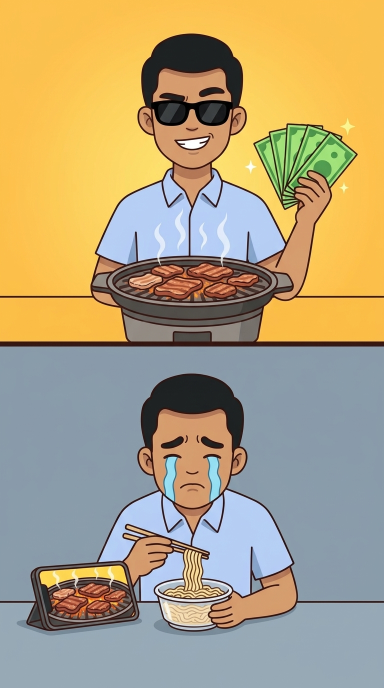
#> input picture topic1_scenes/scene_00_hook.jpg, 768 x 1376 px (shown at 1/2 size)
$ python -i animate_topic1_scenes.py   (imports and definitions only)
#> lines starting #> are read from the running program, lines starting #| are printed output that depends on the picture
"""
Topic 1: Image-to-Video Per-Scene 2D Motion Animator
Generates 13 lively, dynamic 2D motion-graphics MP4 clips in topic1_scenes/clips/
from the 13 scene images in topic1_scenes/, with per-scene cartoon physics & FX
synced to each scene's beats (steam, sparkles, QR scan flash, comic speed lines,
hearts, falling tears, red phone glow, arcing coins, lightbulb burst, shakes).

Usage:
  .venv/bin/python animate_topic1_scenes.py          # render missing clips
  .venv/bin/python animate_topic1_scenes.py --force  # re-render all 13 clips
"""

from __future__ import annotations

import argparse
import json
import math
import shutil
import subprocess
from pathlib import Path
from typing import Tuple

import cv2
import numpy as np
from PIL import Image

W, H = 1080, 1920
FPS = 30
SCENE_DIR = Path("topic1_scenes")
CLIPS_DIR = SCENE_DIR / "clips"
MANIFEST_PATH = SCENE_DIR / "topic1_prompts.json"
FFMPEG = shutil.which("ffmpeg") or "/opt/homebrew/bin/ffmpeg"


def load_oversampled(img_path: Path, scale_factor: float = 1.22) -> np.ndarray:
#> called with img_path = 'topic1_scenes/scene_00_hook.jpg', scale_factor = 1.22
    im = Image.open(img_path).convert("RGB")
#> im is the input picture: PIL image 768x1376 RGB; mean R, G, B 176.5, 161.2, 126.2
    tw, th = int(W * scale_factor), int(H * scale_factor)
    sw, sh = im.size
#> sw = 768; sh = 1376
    sc = max(tw / sw, th / sh)
#> sc = 1.71
    nw, nh = int(round(sw * sc)), int(round(sh * sc))
#> nw = 1317; nh = 2360
    im = im.resize((nw, nh), Image.Resampling.LANCZOS)
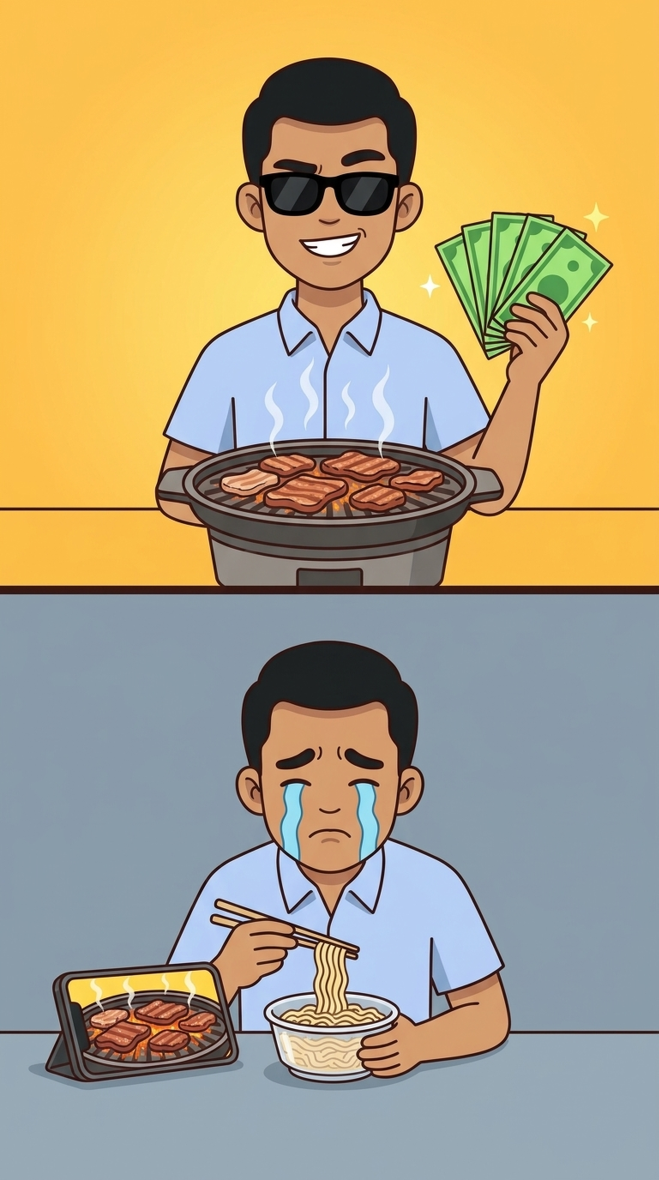
#> im: PIL image 1317x2360 RGB (shown at 1/2 size); mean R, G, B 176.5, 161.2, 126.3
    left = (nw - tw) // 2
#> left = 0
    top = (nh - th) // 2
#> top = 9
    return np.asarray(im.crop((left, top, left + tw, top + th)), dtype=np.uint8)
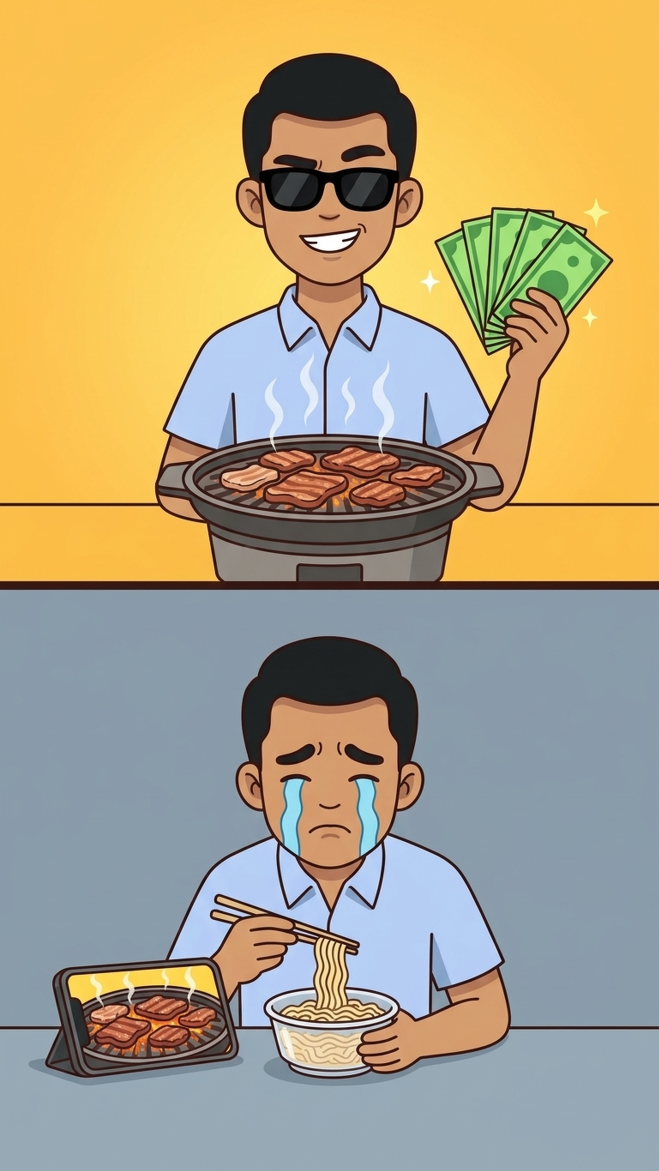
#> returned value: shape (2342, 1317, 3) (shown at 1/2 size); mean of channels 0, 1, 2 176.3, 161, 126.2; drawn as R, G, B


# [351 lines left out: functions crop_camera, draw_sparkle, draw_steam_wisp, draw_radial_glow, draw_heart, draw_teardrop and 5 more, not called in this run]


# [2 lines not run here, left out]

>>> result = load_oversampled('topic1_scenes/scene_00_hook.jpg')

$ run again, on topic1_scenes/scene_03_day12_shock.jpg
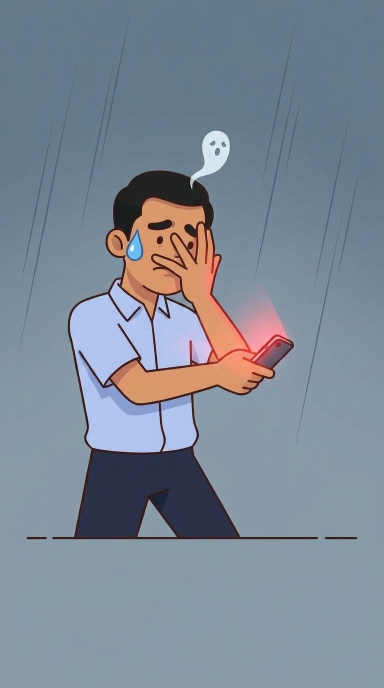
#> input picture topic1_scenes/scene_03_day12_shock.jpg, 768 x 1376 px (shown at 1/2 size)
#> in load_oversampled, im is the input picture: PIL image 768x1376 RGB; mean R, G, B 124.3, 136.6, 150.8
#> im: PIL image 1317x2360 RGB
#> in load_oversampled, `return np.asarray(im.crop((left, top, left + tw, top + th)), dtype=np...`:
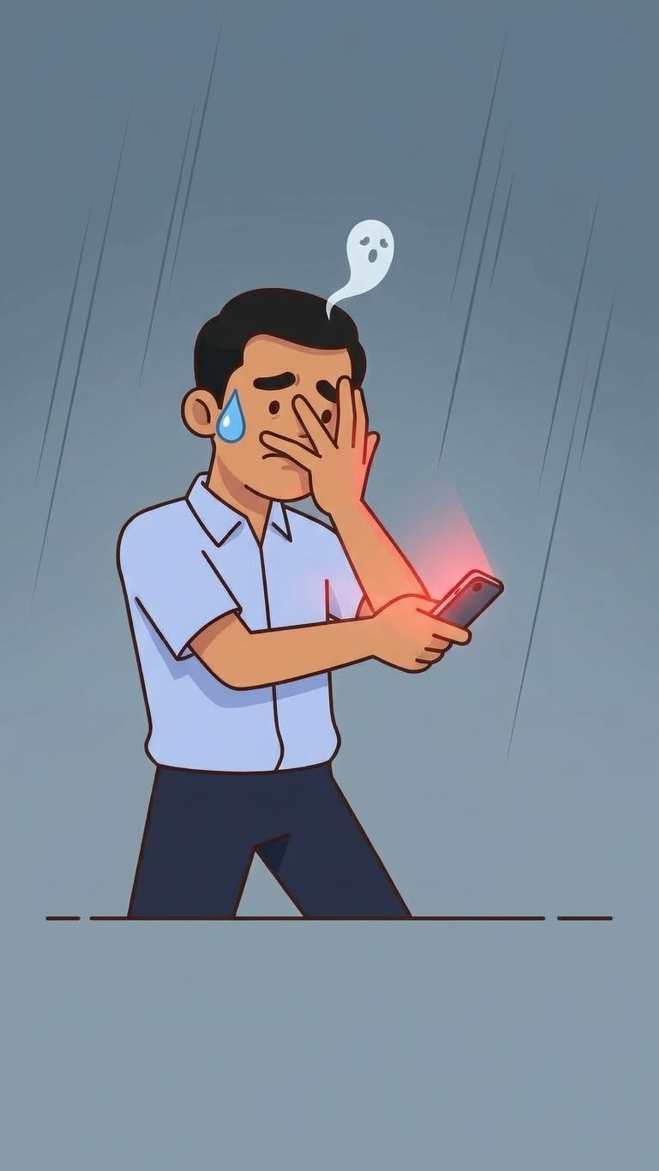
#> returned value: shape (2342, 1317, 3) (shown at 1/2 size); mean of channels 0, 1, 2 124.3, 136.5, 150.8; drawn as R, G, B
